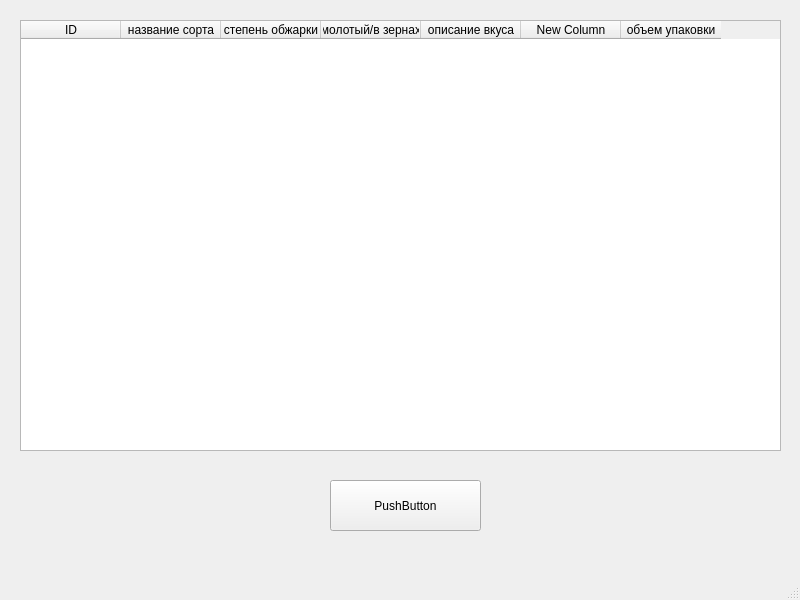
<?xml version="1.0" encoding="UTF-8"?>
<ui version="4.0">
 <class>MainWindow</class>
 <widget class="QMainWindow" name="MainWindow">
  <property name="geometry">
   <rect>
    <x>0</x>
    <y>0</y>
    <width>800</width>
    <height>600</height>
   </rect>
  </property>
  <property name="windowTitle">
   <string>MainWindow</string>
  </property>
  <widget class="QWidget" name="centralwidget">
   <widget class="QTableWidget" name="tableWidget">
    <property name="geometry">
     <rect>
      <x>20</x>
      <y>20</y>
      <width>761</width>
      <height>431</height>
     </rect>
    </property>
    <column>
     <property name="text">
      <string>ID</string>
     </property>
    </column>
    <column>
     <property name="text">
      <string>название сорта</string>
     </property>
    </column>
    <column>
     <property name="text">
      <string>степень обжарки</string>
     </property>
    </column>
    <column>
     <property name="text">
      <string>молотый/в зернах</string>
     </property>
    </column>
    <column>
     <property name="text">
      <string>описание вкуса</string>
     </property>
    </column>
    <column>
     <property name="text">
      <string>New Column</string>
     </property>
    </column>
    <column>
     <property name="text">
      <string>объем упаковки</string>
     </property>
    </column>
   </widget>
   <widget class="QPushButton" name="pushButton">
    <property name="geometry">
     <rect>
      <x>330</x>
      <y>480</y>
      <width>151</width>
      <height>51</height>
     </rect>
    </property>
    <property name="text">
     <string>PushButton</string>
    </property>
   </widget>
  </widget>
  <widget class="QMenuBar" name="menubar">
   <property name="geometry">
    <rect>
     <x>0</x>
     <y>0</y>
     <width>800</width>
     <height>21</height>
    </rect>
   </property>
  </widget>
  <widget class="QStatusBar" name="statusbar"/>
 </widget>
 <resources/>
 <connections/>
</ui>
